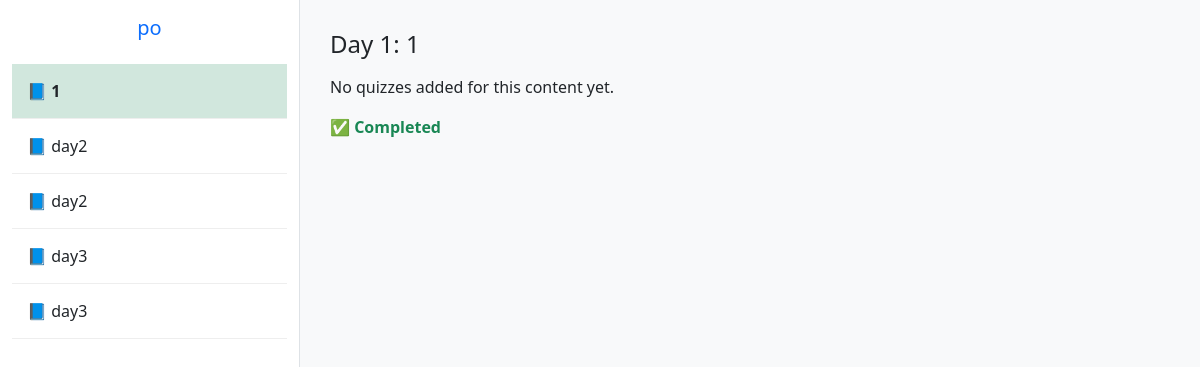
/course/1/ (signed in), run on the app's committed database.
### lms/models.py (models this page shows, shortened)
class Course(models.Model):
    title = models.CharField(max_length=200)
    description = models.TextField()
    teacher = models.ForeignKey(User, on_delete=models.CASCADE)
    created_at = models.DateTimeField(auto_now_add=True)
    num_lectures = models.IntegerField(default=0)
    thumbnail = models.ImageField(upload_to='course_thumbnails/', blank=True, null=True)  # New

class CourseContent(models.Model):
    course = models.ForeignKey(Course, on_delete=models.CASCADE)
    title = models.CharField(max_length=255)  # e.g. "Day 1"
    video = models.FileField(upload_to='videos/',max_length=255, blank=True, null=True)
    material = models.FileField(upload_to='materials/',max_length=255, blank=True, null=True)
    description = models.TextField(blank=True)

### lms/views.py (the view)
# urls.py: path('course/<int:course_id>/', view_course, name='view_course'),
@login_required
def view_course(request, course_id):
    course = get_object_or_404(Course, id=course_id)
    content = course.coursecontent_set.all().order_by('id')
    is_enrolled = False
    enrollment = None
    student_progress = {}
    if hasattr(request.user, 'student'):
        enrollment = Enrollment.objects.filter(student=request.user, course=course).first()
        is_enrolled = enrollment is not None
        if enrollment:
            for item in content:
                student_progress[item.id] = item.studentcourseprogress_set.filter(enrollment=enrollment, is_completed=True).exists()
    return render(request, 'view_course.html', {
        'course': course,
        'content': content,
        'is_enrolled': is_enrolled,
        'enrollment': enrollment,
        'student_progress': student_progress,
    })

### lms/templatetags/custom_filters.py (called while the page is built)
@register.filter
def get_item(dictionary, key):
    return dictionary.get(key)

### lms/templates/view_course.html (shortened to what this page needs)
{% load custom_filters %}
<!DOCTYPE html>
<html lang="en">
<head>
  <link href="https://cdn.jsdelivr.net/npm/bootstrap@5.3.0/dist/css/bootstrap.min.css" rel="stylesheet">
</head>
<body>
  <div class="container-fluid">
    <div class="row">
      <div class="col-md-3 sidebar bg-white">
        <h5 class="p-3 text-center text-primary">{{ course.title }}</h5>
        {% for item in content %}
          <div class="sidebar-item" data-index="{{ forloop.counter0 }}">
            📘 {{ item.title }}
          </div>
        {% endfor %}
      </div>
      <div class="col-md-9 content-section">
        {% for item in content %}
        <div class="day-content" id="dayContent{{ forloop.counter0 }}" style="display: none;">
          <h4>Day {{ forloop.counter }}: {{ item.title }}</h4>
        {% if request.user == course.teacher %}
          <a href="{% url 'create_quiz' item.id %}" class="btn btn-outline-success btn-sm mt-2">➕ Add Quiz</a>
        {% elif item.quizzes.count == 0 %}
          <p>No quizzes added for this content yet.</p>
        {% endif %}
     {% if enrollment %}
     {% with progress=student_progress|get_item:item.id %}
    {% if progress %}
      <p class="text-success mt-3"><strong>✅ Completed</strong></p>
    {% else %}
      <form method="POST" action="{% url 'mark_as_complete' item.id %}">
        {% csrf_token %}
        <input type="hidden" name="mark_as_complete" value="true">
        <button type="submit" class="btn btn-success mt-3">✅ Mark as Complete</button>
      </form>
    {% endif %}
  {% endwith %}
{% endif %}
        </div>
        {% endfor %}
      </div>
    </div>
  </div>
</body>
</html>

### lms/templates/view_course.html (style rules this page uses)
body { background-color: #f8f9fa; }
.sidebar { height: 100vh; overflow-y: auto; border-right: 1px solid #dee2e6; }
.sidebar-item { padding: 15px; cursor: pointer; border-bottom: 1px solid #eee; }
.sidebar-item:hover, .sidebar-item.active { background-color: #d1e7dd; font-weight: bold; }
.content-section { padding: 30px; }

### data on the page
Course: title "po"
CourseContent: title "1", shows "No quizzes added for this content yet."
CourseContent: title "day2"
CourseContent: title "day2"
CourseContent: title "day3"
CourseContent: title "day3"
